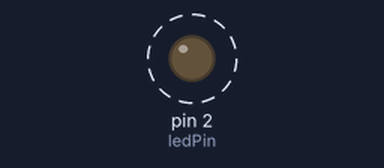
A sketch run on a simulated Arduino Uno, built with avr-gcc and run on an emulated ATmega328P. Parts: output pins drawn as LEDs (lit = HIGH). Dashed ring = blinking. What the sketch prints to the serial monitor is not drawn.

Above: at 0.2 s.
Timing chart, 0 to 3.0 s (numbered marks = the images above):
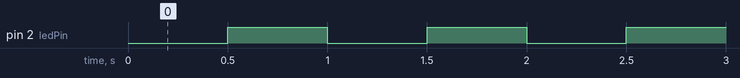

Measured:
- by itself, pin 2 (ledPin): alternates HIGH for 0.50 s and LOW for 0.50 s

The sketch:

lab02.ino
```cpp
const int ledPin = 2;
int ledState = LOW;
unsigned long previousMillis = 0;
const long interval = 500;

void setup() {
  Serial.begin(115200);
  pinMode(ledPin, OUTPUT);
}

void loop() {
  unsigned long currentMillis = millis();


  if (currentMillis - previousMillis >= interval) {
    previousMillis = currentMillis;


    if (ledState == LOW) {
      ledState = HIGH;
      Serial.println("LED ON");
    } else {
      ledState = LOW;
      Serial.println("LED OFF");
    }
    digitalWrite(ledPin, ledState);
  }

}
```
